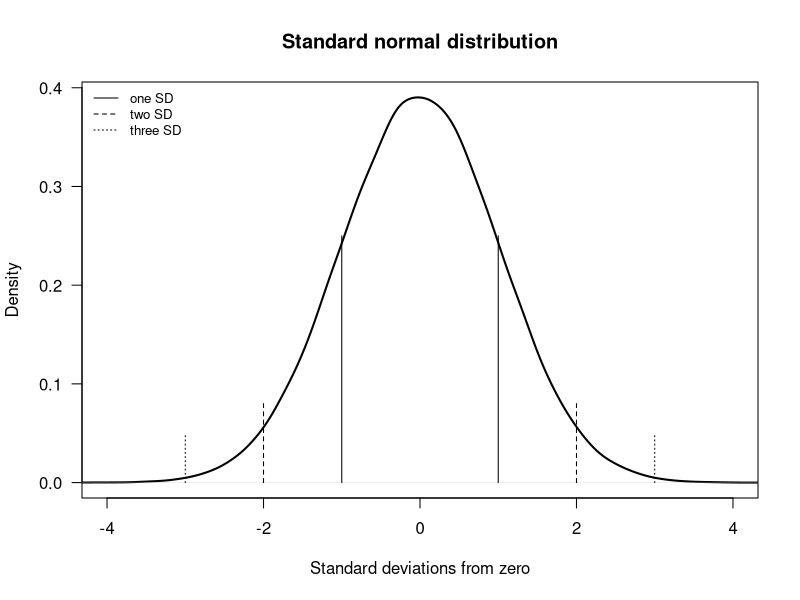
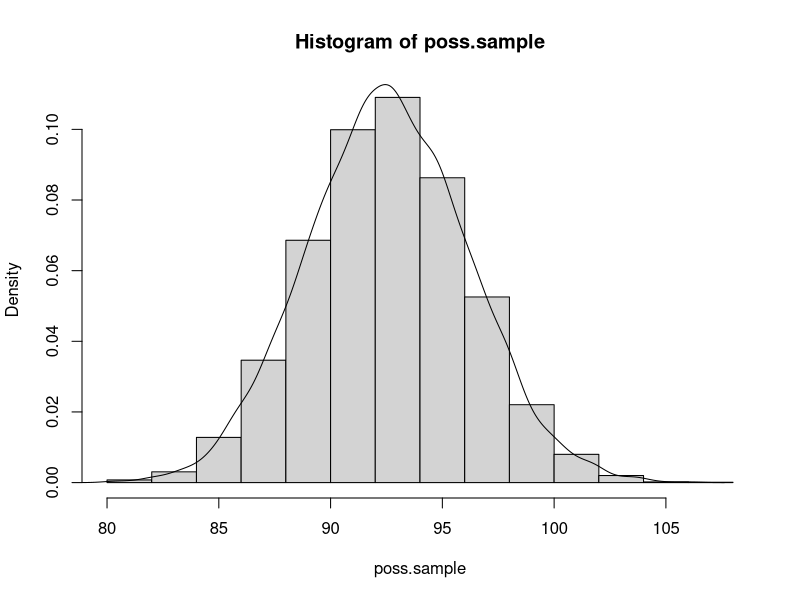
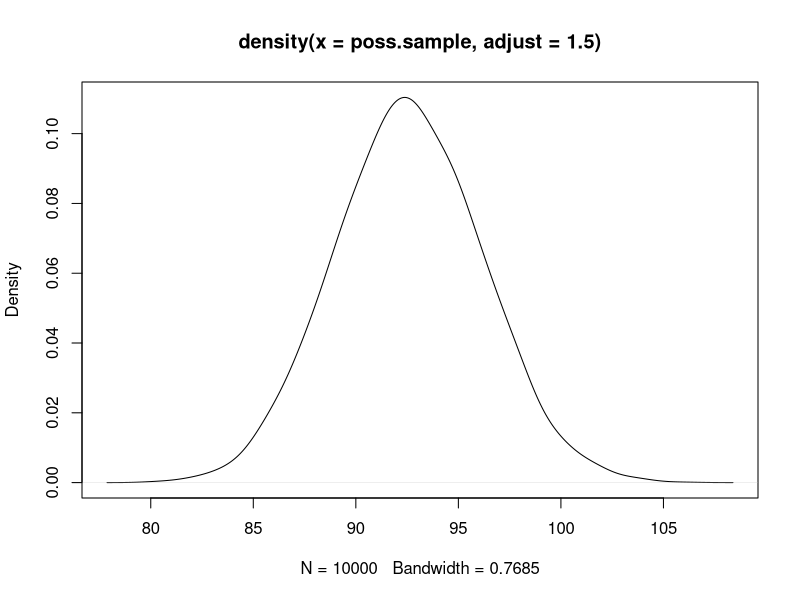
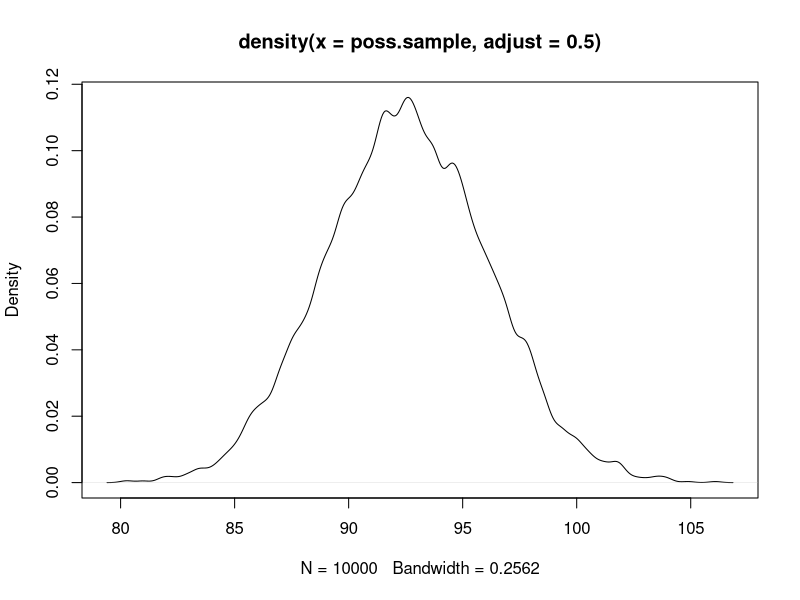
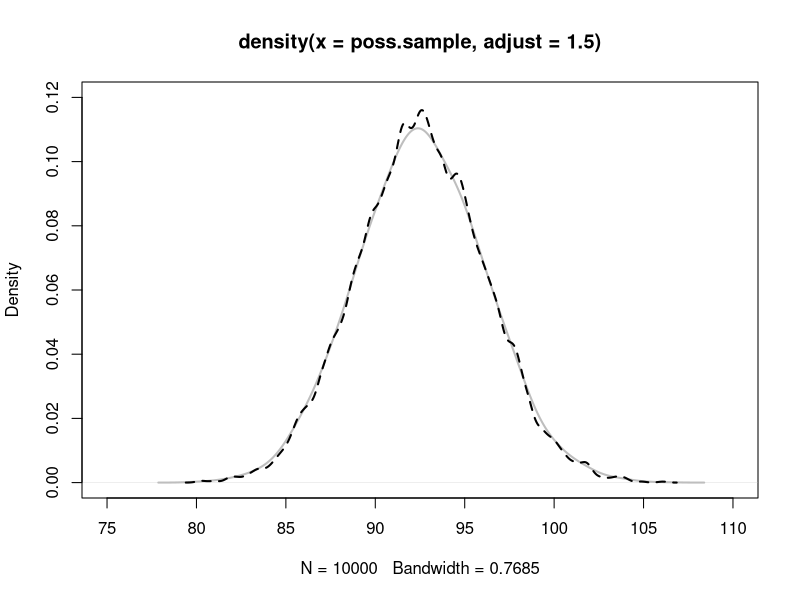
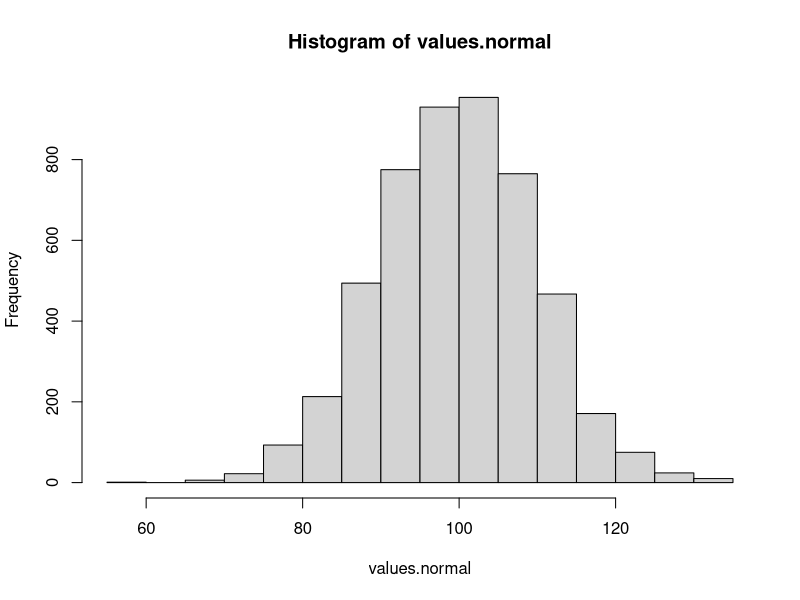
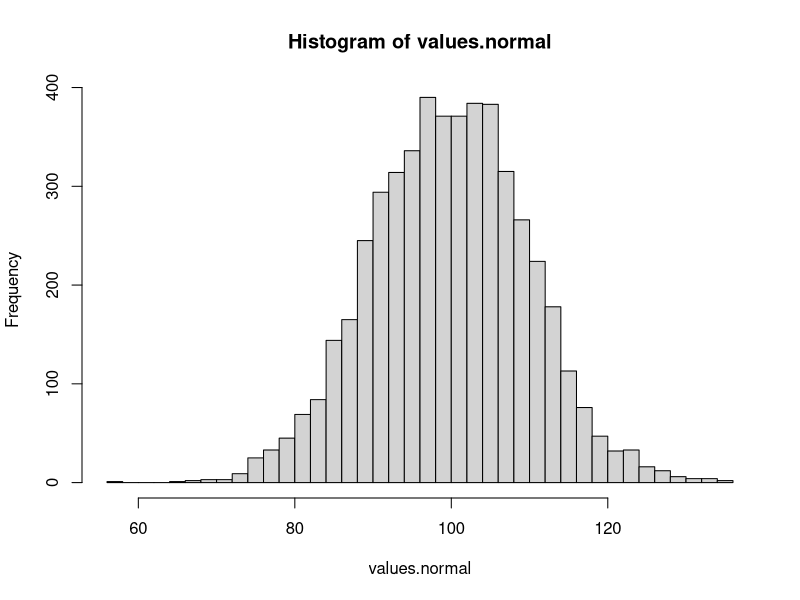
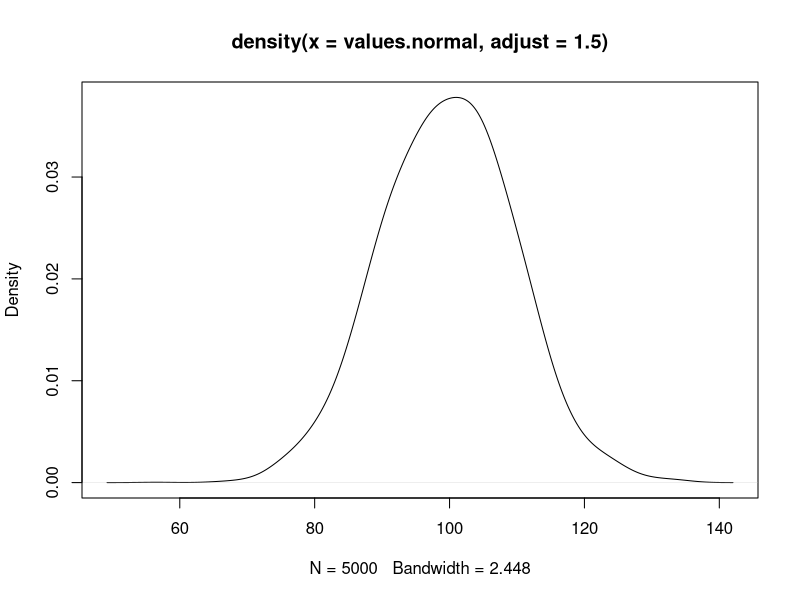

Reproduce these figures in R, in order.

rm(list = ls())
# Many processes can be closely approximated by the normal distribution
#  For the normal distribution 68% 95%, and 99.7%  are the  
# probabilities for falling within 1, 2 and 3 standard deviations of the mean

#  Reference point for looking at the standard normal distribution

plot(density(rnorm(100000, mean =0, sd= 1) ,adjust=1.5), lwd=2, las=1, 
     xlim=c(-4,4), main="Standard normal distribution" , xlab = "Standard deviations from zero") 
segments(x0=-1, y0=0 ,x1=-1, y1=.25 )
segments(x0=1, y0=0 ,x1=1, y1=.25 )
segments(x0=-2, y0=0 ,x1=-2, y1=.08, lty=2  )
segments(x0=2, y0=0 ,x1=2, y1=.08, lty=2 )
segments(x0=-3, y0=0 ,x1=-3, y1=.05, lty =3  )
segments(x0=3, y0=0 ,x1=3, y1=.05, lty =3 )

legend("topleft", legend =c("one SD", "two SD", 'three SD'), lty =c(1,2,3), bty ="n", cex=0.8)

# This provides a quick reference for thinking about the normal distribution
# we can see that by two standard deviations from the mean (which is zero) we have almost
# all the distribution covered.  

# There are several inbuilt R funtions that allow you to look at distributions
#  Let's explore some functionality

#  all probability area up to one st. dev above the mean
#  we can look up this as follows:
pnorm(q = 1, mean = 0, sd = 1, lower.tail=T)

#  all probability area up to one st. dev below the mean 
pnorm(q = -1, mean = 0, sd = 1, lower.tail=T)

#  The probability area between plus and minus one sd from the mean
pnorm(q = 1, mean = 0, sd = 1, lower.tail=T) - pnorm(q = -1, mean = 0, sd = 1, lower.tail=T)

#  The area between plus and minus two sd from the mean
pnorm(q = 2, mean = 0, sd = 1, lower.tail=T) - pnorm(q = -2, mean = 0, sd = 1, lower.tail=T)

#  The area between plus and minus three sd from the mean
pnorm(q = 3, mean = 0, sd = 1, lower.tail=T) - pnorm(q = -3, mean = 0, sd = 1, lower.tail=T)

# the same logic carries over to distribution that are not standard normal, but just normal

#  as discussued in the distributions chapter of the textbook
# brushtail possums follow a nearly normal distribution
# mean 92.6 mm and standard deviation 3.6 mm

# Reference plot to help you visualise what this might look like
poss.sample <- rnorm(10000, mean =92.6, sd= 3.6)
length(poss.sample)
mean(poss.sample)
sd(poss.sample)

hist(poss.sample, freq = F)
lines(density(poss.sample))

# You can smooth out the plots or make them more jagged with by 
#  adjusting the smoothing parameter

plot(density(poss.sample, adjust=1.5 )) #  more smooth looking
plot(density(poss.sample, adjust=0.5 )) #  more jaggard

# you can put the plots together using the lines function
plot(density(poss.sample, adjust=1.5 ), lwd=2, lty=1, xlim =c(75,110), ylim=c(0,0.12), col="grey")
lines(density(poss.sample, adjust=0.5 ), lwd=2, lty=2 )

#  For the brushtail possums distribution, 
#  What is the approximate probability of observing a value of 100 or less 
pnorm(q = 100, mean = 92.6, sd = 3.6, lower.tail=T)

#  For the brushtail possums distribution, 
#  What is the approximate probability of observing a value above 100 
pnorm(q = 100, mean = 92.6, sd = 3.6, lower.tail=F)


#  The approximate probability of observing a possum that lies between 
#  plus and minus one standard deviation of the mean
pnorm(q = 92.6+3.6, mean = 92.6, sd = 3.6, lower.tail=T) - pnorm(q = 92.6-3.6, mean = 92.6, sd = 3.6, lower.tail=T)
#  The area between plus and minus one sd is what we would expect

#  Edit the text to calculate the probability of being between plus/minus two?

#  What is the (approx.) probability of observing a possum of at least 96mm?


#  What is the (approx.) probability of observing a possum smaller than 86mm?


#  There are several in-built random number generators

#  generate values from a normal distribution
#  set the mean and the sd
values.normal <- rnorm(n = 5000, mean = 100, sd =10 )

#  generate values from a log normal distribution
#  set the mean and the sd, on the back log transformed scale
values.lnorm <- rlnorm(n=5000, meanlog = 0, sdlog = 1)

#  generate values from a uniform distribution
#  set the max and min range to draw vaues from

values.uniform = runif(n = 5000, min = -20, max =20 )

#  For the poisson distribution the mean = sd
#  and so there is a single value to set
values.poisson = rpois(5000, lambda = 5)


#  Visualise the various plots

hist(values.normal)
hist(values.normal, breaks = "scott") #  change the bin size

plot(density(values.normal, adjust=1.5))

hist(values.lnorm, breaks = "scott")
plot(density(values.lnorm))

mean(values.lnorm)
mean(log(values.lnorm)) #  should be approximately zero
sd(log(values.lnorm))  #  should be approximately one
plot(density(log(values.lnorm), adjust=1.5)) #  should look like a normal curve

#  undo the log transformation with the exp() transformation
plot(density(exp(log(values.lnorm)), adjust=1.5)) #  should look like a normal curve

hist(values.uniform)
plot(density(values.uniform))

###############################################################################

#  sometimes we are interested in formal tests of whether a
#  distribuion is normally distributed.

#  Generally, the type of statement we make is that we have 
#  either sufficent or insufficent evidence to reject the null,
#  where the null is that the sample can be considered as a
#  normal distribution.

#  One such test for normality is the Shapiro-wilk test
#  Let us start by checking the help pages for this test

?shapiro.test

#  So the test needs: "a numeric vector of data values".
#  If you scroll to the bottom of the help pages you will find
#  some example material. This example is very helpful.  
#  For this kind of test we have a p-value
#  decision rule.  If the test value is less than 0.05, we reject the null.
#  A high (above 0.05) p-value means that we have insufficent evidence to reject the null
#  But what is the null?  If we are unsure we can run the example code, which i have pasted below  

#  Example 1.  We know this data comes from a normal distribution
#  If we run the test we get a relatively high p-value
shapiro.test(rnorm(100, mean = 5, sd = 3))

# Example 2.  We know this data comes from a uniform distribution
#  If we run the test we get a relatively low p-value
shapiro.test(runif(100, min = 2, max = 4))

#  So with this approach of just trying differnt examples, we have been
#  able to work out how the test works.  Low p-values indicate sufficient evidence
#  to reject the null that the sample data is drawn from a normal distribution.  

# Let's  now check this with the values we have previously created.

#  normal distribution
shapiro.test(values.normal) 
#  High p-value, so insufficent evidence to reject the null that the data is from a 
#  normal distribution 

#  log normal distribution
shapiro.test(values.lnorm)
#  very small p-value, so sufficent evidence to reject the null that the data is drawn from a
#  normal distribution

#  uniform distribution
shapiro.test(values.uniform)
#  very small p-value, so sufficent evidence to reject the null that the data is drawn from a
#  normal distribution

#  poisson distribution
shapiro.test(values.poisson)
#  very small p-value, so sufficent evidence to reject the null that the data is drawn from a
#  normal distribution


#  The qq-plot is another visual aid to look at distributions
#  For these plots, the data should fall approximately along the line,
#  if the data is normally distributed.

#  observations basically along the line
qqnorm(values.normal, col="grey"); qqline(values.normal, col = 2)

#  Shows some very extreme variation, so not a normal disribution
qqnorm(values.lnorm, col="grey"); qqline(values.lnorm, col = 2)

#  Again data not close to the line, not a normal distribution
qqnorm(values.uniform, col="grey"); qqline(values.uniform, col = 2)

#  This shows the data is very different
qqnorm(values.poisson, col="grey"); qqline(values.poisson, col = 2)

#  Note the Poisson distribution contains only integers,
#  you can see this if you look at the first ten values
head(values.poisson, n=10)
#  That is why the plots look the way that they do

#####  Warning on tests #########
# 
# When you have a small sample, statistical tests do not have much power
# to detect a difference even if there is a difference 

# This issue can be made concrete with an example. The Shapiro-Wilk
# test is probably the best performing test to identify departures from
# normality, so I use this test to illustrate. 

# Simulation studies have shown that if we draw data from a uniform distribution --
# ie something that is very different to a normal distribution --
# for a sample size of 20, the power of the test to detect that the
# sample is not normal, with alpha=0.05, is only 0.20. 

# Recall that test power is a measure of the chance we have of detecting a difference
# if there really is a difference. If we have a sample of 30, then the
# power of the test with alpha=0.05 is still only 0.38. So when
# we have small samples, we have very limited ability to detect that
# we have an issue. With small samples, in general, even when we know
# that the data is not normally distributed we will in many cases not reject
# the null hypothesis of normally distributed errors. With a sample
# size of 50, and data drawn from a uniform distribution the test power is
# 0.74, and by the time we have increased the sample size to 100, test
# power is approaching one.

#  The issue is illustarted below, where we know in all three cases
#  the data comes from a uniform distribution, and 
#  not a normal distribution, but only for the sample of 50
#  do we conclude that we have sufficent evidence to reject the
#  null

set.seed(123)
uniform10 = runif(n = 10, min = -10, max =10 )
shapiro.test(uniform10)

#  Look at the test p-value.  do you understand how to interpret the result? 

set.seed(123)
uniform20 = runif(n = 20, min = -10, max =10 )
shapiro.test(uniform20)

#  Look at the test p-value.  do you understand how to interpret the result? 

set.seed(123)
uniform50 = runif(n = 50, min = -10, max =10 )
shapiro.test(uniform50)
#  Look at the test p-value.  do you understand how to interpret the result 


#  For small samples qq plots are also not that helpful.
#  there just is not enough data to reach strong conclusions 
#  about anything.  Such plots can still be a useful complement
#  to looking at the data

#  Hard to tell anything
qqnorm(uniform10); qqline(uniform10, col = 2)

#  OK sort of looks like a problem in the tails, but it still 
#  only a few data points

qqnorm(uniform20); qqline(uniform20, col = 2)

#  starting to see an issue, but still not convincing
qqnorm(uniform50); qqline(uniform50, col = 2)

#  Good old fashioned historgrams or density plots, while
#  not a formal test are also helpful.

#  none look like approaching the bell curve shape
hist(uniform10)
hist(uniform20)
hist(uniform50)

#  none look like approaching the bell curve shape
plot(density(uniform10, adjust=0.8)) 
plot(density(uniform20, adjust=0.8))
plot(density(uniform50, adjust=0.8)) 

########################################################################

